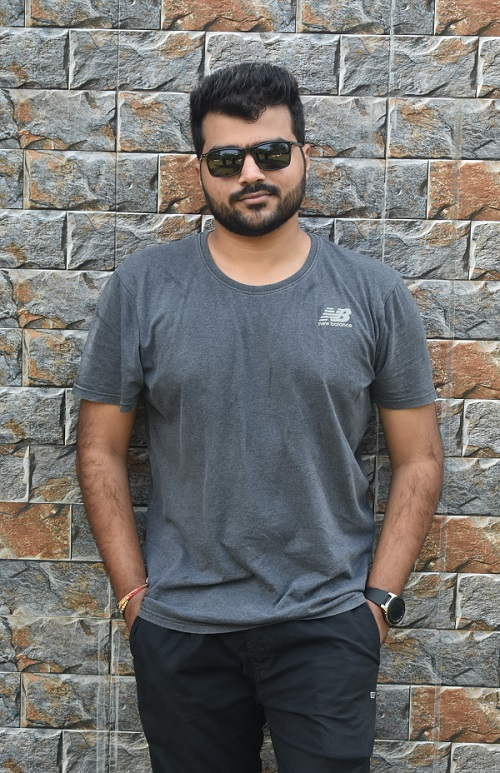
#> input picture Resources/test_image.png, 500 x 773 px
$ python basicFunctions.py
#> lines starting #> are read from the running program, lines starting #| are printed output that depends on the picture; after the words box and inside, x2 and y2 are one past the last pixel; in counts of white or black regions, pixels touching at a corner belong together
import cv2
import numpy as np

img = cv2.imread("Resources/test_image.png")
#> img is the input picture: shape (773, 500, 3); mean B, G, R 111, 113.3, 114.9
kernel = np.ones((5,5), np.uint8)

imgGray = cv2.cvtColor(img, cv2.COLOR_BGR2GRAY)
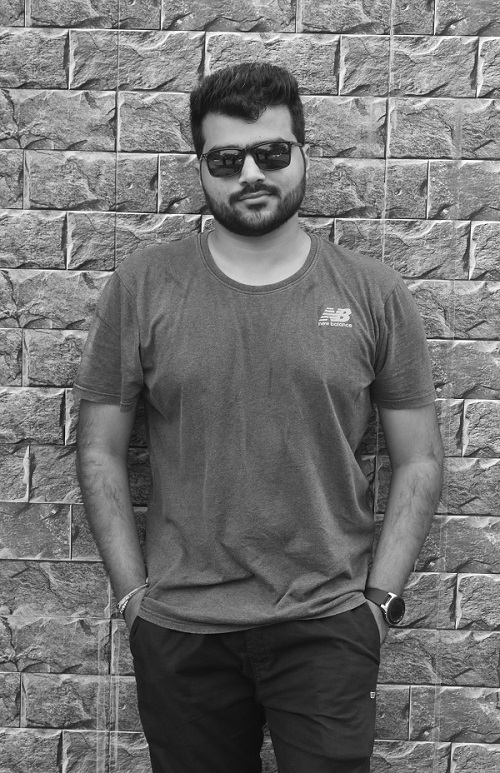
#> imgGray: shape (773, 500); min 1, max 255, mean 113.5
imgBlur = cv2.GaussianBlur(imgGray, (7,7),0)
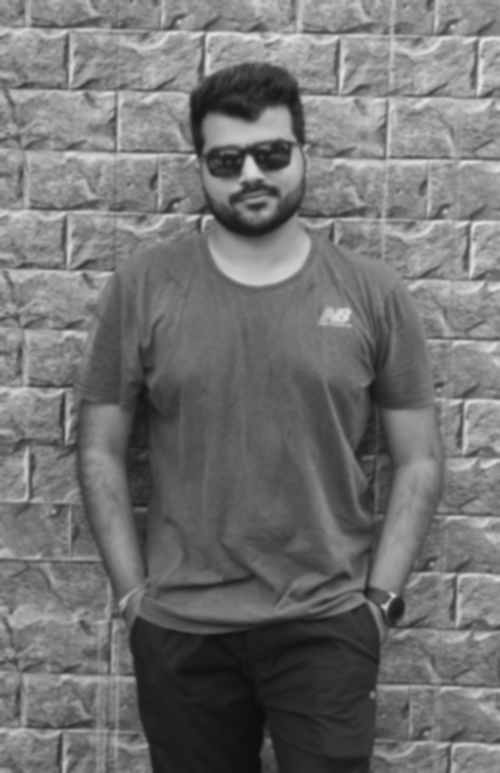
#> imgBlur: shape (773, 500); min 13, max 227, mean 113.5
imgCanny = cv2.Canny(img, 150, 200)
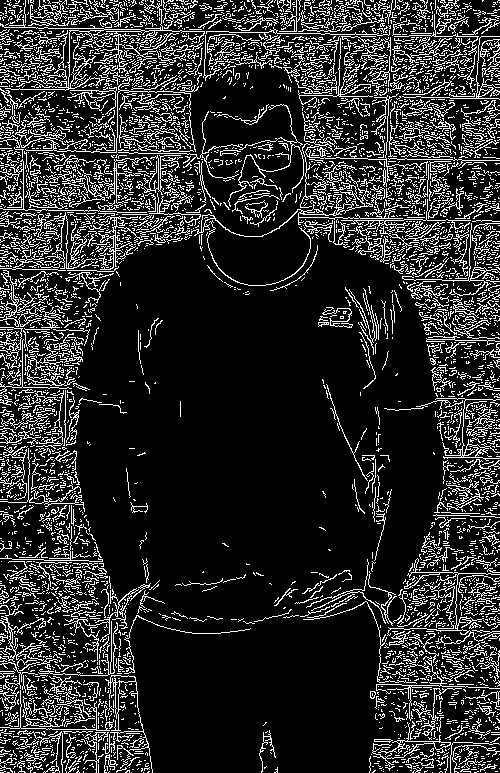
#> imgCanny: shape (773, 500); 16.8% white in thin lines or dots
imgDilation = cv2.dilate(imgCanny, kernel, iterations = 1)
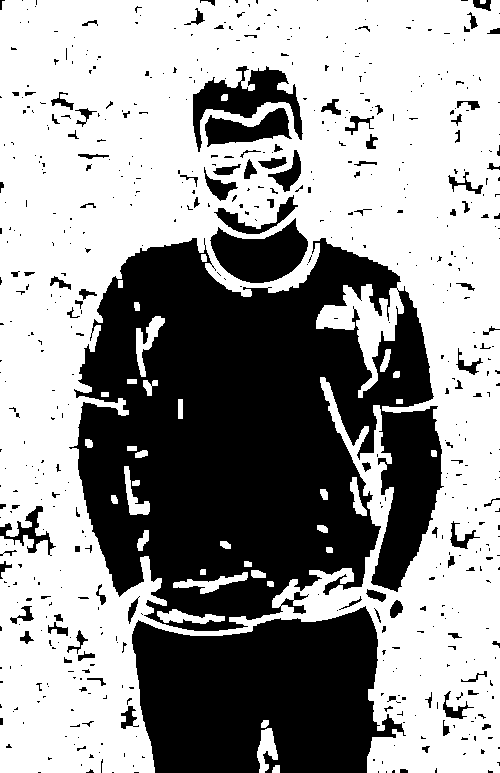
#> imgDilation: shape (773, 500); 60.2% white; 599 black regions (483 under 20 px), largest, box (x1, y1, x2, y2) and area: (69, 238, 444, 631) 99540, (132, 606, 406, 773) 33878, (210, 218, 308, 283) 3820
imgEroded = cv2.erode(imgDilation, kernel , iterations = 1)
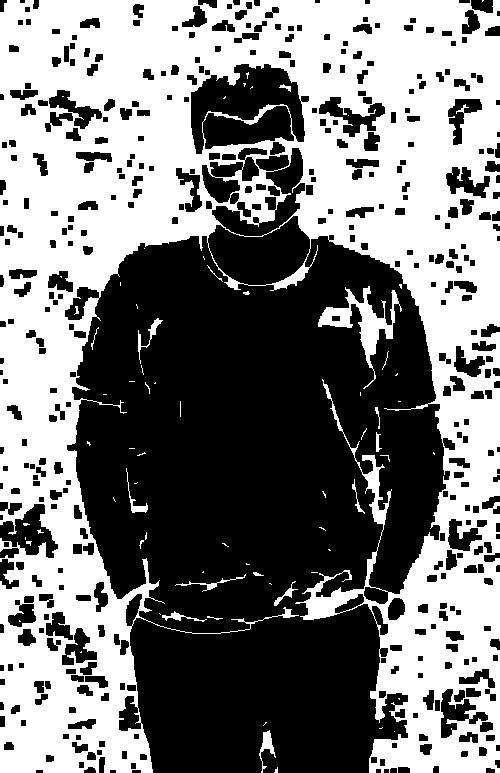
#> imgEroded: shape (773, 500); 48% white; 71 white regions (53 under 20 px), largest, box (x1, y1, x2, y2) and area: (0, 0, 500, 773) 181837, (318, 286, 402, 389) 1982, (259, 730, 276, 773) 237

cv2.imshow("Gray Image", imgGray)
cv2.imshow("Blur Image", imgBlur)
cv2.imshow("Canny Image", imgCanny)
cv2.imshow("Dilation Image", imgDilation)
cv2.imshow("Eroded Image", imgEroded)

cv2.waitKey(0)

$ run again, with Resources/cards.png copied over Resources/test_image.png
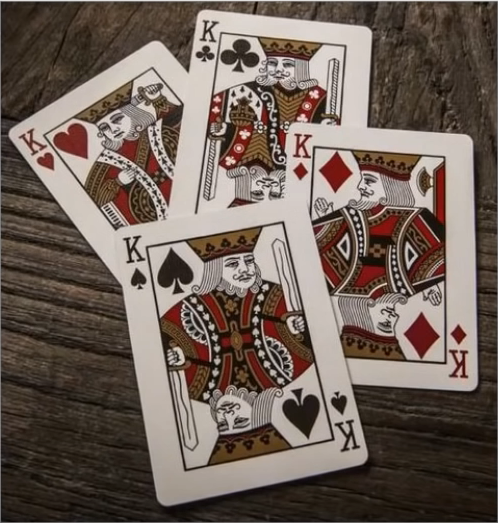
#> input picture Resources/cards.png, 498 x 523 px
#> img is the input picture: shape (523, 498, 3); mean B, G, R 88.6, 97.3, 111.2
#> `imgCanny = cv2.Canny(img, 150, 200)`:
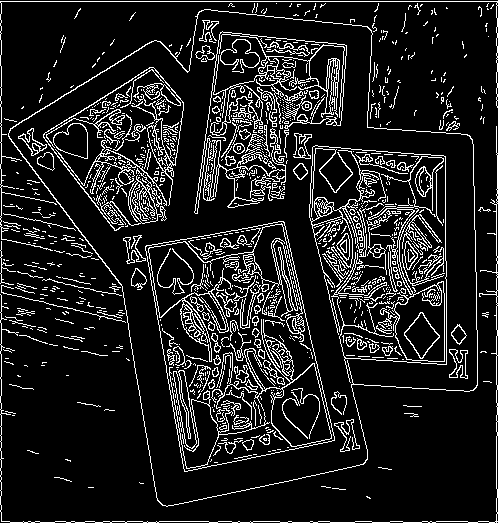
#> imgCanny: shape (523, 498); 12.3% white in thin lines or dots
#> imgDilation: shape (523, 498); 47.6% white; 47 white regions, largest, box (x1, y1, x2, y2) and area: (0, 0, 498, 523) 119367, (61, 343, 125, 358) 402, (75, 400, 117, 413) 242
#> `imgEroded = cv2.erode(imgDilation, kernel , iterations = 1)`:
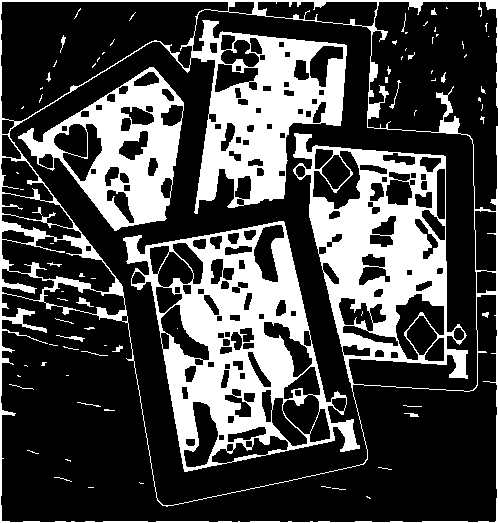
#> imgEroded: shape (523, 498); 28.3% white; 81 white regions (60 under 20 px), largest, box (x1, y1, x2, y2) and area: (0, 0, 498, 523) 41602, (123, 221, 360, 472) 20838, (18, 67, 184, 231) 10232
